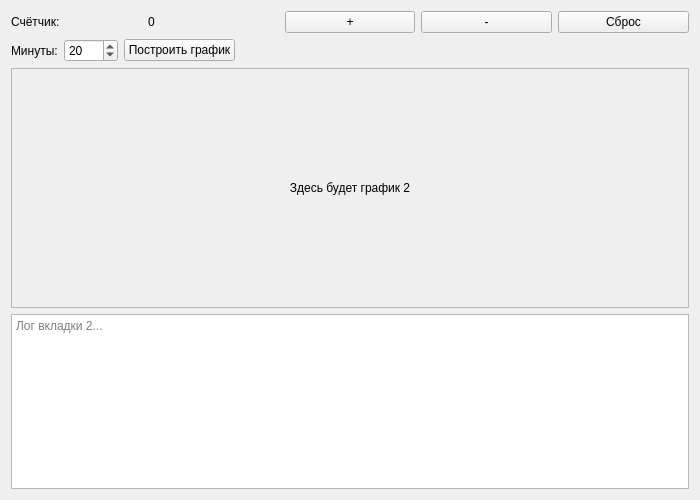
<?xml version="1.0" encoding="UTF-8"?>
<ui version="4.0">
 <class>Tab2Widget</class>
 <widget class="QWidget" name="Tab2Widget">
  <property name="geometry">
   <rect>
    <x>0</x>
    <y>0</y>
    <width>700</width>
    <height>500</height>
   </rect>
  </property>
  <layout class="QVBoxLayout" name="verticalLayoutRoot">
   <item>
    <layout class="QHBoxLayout" name="horizontalLayoutCounter">
     <item>
      <widget class="QLabel" name="labelCounterCaption">
       <property name="text">
        <string>Счётчик:</string>
       </property>
      </widget>
     </item>
     <item>
      <widget class="QLabel" name="labelCounterValue">
       <property name="text">
        <string>0</string>
       </property>
      </widget>
     </item>
     <item>
      <widget class="QPushButton" name="buttonIncrement">
       <property name="text">
        <string>+</string>
       </property>
      </widget>
     </item>
     <item>
      <widget class="QPushButton" name="buttonDecrement">
       <property name="text">
        <string>-</string>
       </property>
      </widget>
     </item>
     <item>
      <widget class="QPushButton" name="buttonReset">
       <property name="text">
        <string>Сброс</string>
       </property>
      </widget>
     </item>
    </layout>
   </item>

   <item>
    <layout class="QHBoxLayout" name="horizontalLayoutMinutes">
     <item>
      <widget class="QLabel" name="labelMinutesCaption">
       <property name="text">
        <string>Минуты:</string>
       </property>
      </widget>
     </item>
     <item>
      <widget class="QSpinBox" name="spinBoxMinutes">
       <property name="minimum">
        <number>1</number>
       </property>
       <property name="maximum">
        <number>1000</number>
       </property>
       <property name="value">
        <number>20</number>
       </property>
      </widget>
     </item>
     <item>
      <widget class="QPushButton" name="buttonRebuildPlot">
       <property name="text">
        <string>Построить график</string>
       </property>
      </widget>
     </item>
     <item>
      <spacer name="horizontalSpacer">
       <property name="orientation">
        <enum>Qt::Horizontal</enum>
       </property>
       <property name="sizeHint" stdset="0">
        <size>
         <width>40</width>
         <height>20</height>
        </size>
       </property>
      </spacer>
     </item>
    </layout>
   </item>

   <item>
    <widget class="QFrame" name="framePlotArea">
     <property name="frameShape">
      <enum>QFrame::StyledPanel</enum>
     </property>
     <layout class="QVBoxLayout" name="verticalLayoutPlot">
      <item>
       <widget class="QLabel" name="labelPlotState">
        <property name="minimumSize">
         <size>
          <width>0</width>
          <height>220</height>
         </size>
        </property>
        <property name="alignment">
         <set>Qt::AlignCenter</set>
        </property>
        <property name="text">
         <string>Здесь будет график 2</string>
        </property>
       </widget>
      </item>
     </layout>
    </widget>
   </item>

   <item>
    <widget class="QPlainTextEdit" name="plainTextEditLog">
     <property name="readOnly">
      <bool>true</bool>
     </property>
     <property name="placeholderText">
      <string>Лог вкладки 2...</string>
     </property>
    </widget>
   </item>
  </layout>
 </widget>
 <resources/>
 <connections/>
</ui>
